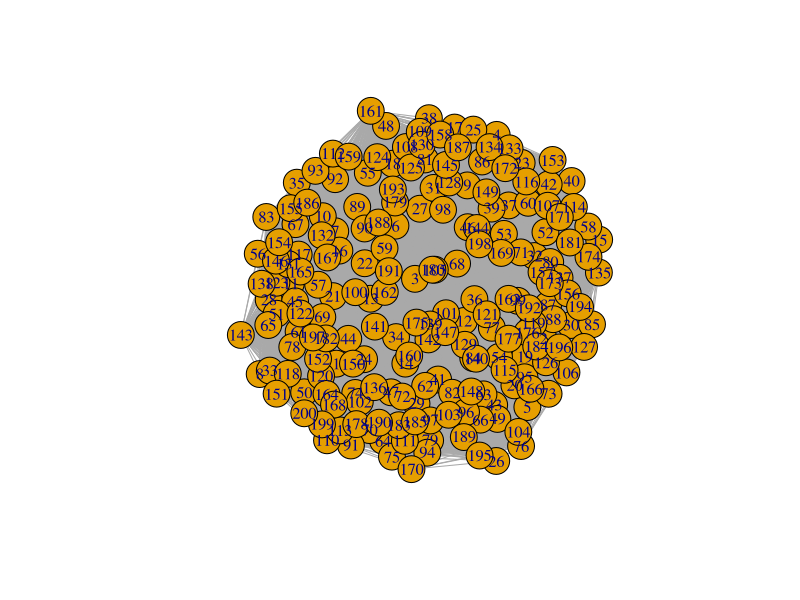
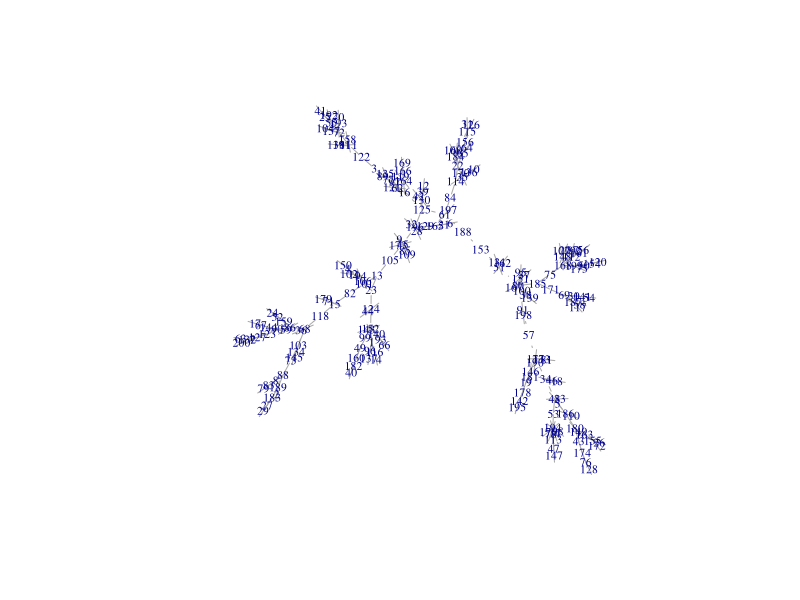

Here is the R script that generated these plots, in order:
####################
#                  #
# Copiar todo esto #
#                  #
####################
# Hecho con gusto por Carla Carolina Pérez Hernández (UAEH)

# T1_04_REDES COMPLEJAS(1) - Visión de redes complejas - parte 1
#para dibujar el espacio-producto
#Hace uso de datos complejos (matrices muy amplias con más de 100 nodos)

# Objetivo: Estimar el Maximum Spanning Tree -árbol de expansión máxima- (asegurar una visión clara del espacio-producto)
# Red troncal: Estructura general de la red: vamos a poder v. redes complejas

### REGLAS DE ACCIÓN ###
# Regla 1: mantener n-1 conexiones como máximo
# es decir, si tenemos 200 nodos, las conexiones serán 199
# Regla 2: Quitar las conexiones con el peso más bajo, nos vamos quedar con las del peso máximo (menos conexiones)
# por lo que se limpiarán los nodos, dando prioridad a los nodos con muchas más conexiones (aristas adyacentes al nodo)
# Regla 3: No crear nodos aislados
# ------------------------------------------------------------------------------------------------------
# En este ejercicio vamos a:
# 1. Usar un matriz hipotetica de datos
# 2. Graficar sus próximos adyacentes


#---------------------------LABORATORIO 10-------------------------
#------------------------------------------------------------------
#Alumna: Ana Grisel Sanjuan Merida


##################################################################
# practica 3: Visión clara del espacio-producto: CASO HIPOTÉTICO #
##################################################################

#¿Cómo crear una visión clara del espacio-producto: árbol de expansión máxima (MST)
#Paquete: Balland, P.A. (2017) Economic Geography in R: Introduction to the EconGeo Package, Paper in Evolution

# 1)la visualización del espacio - producto sea una red conectada: evitar islas de productos aislados. 
# 2)PROBLEMA: tratar de visualizar demasiados enlaces puede crear una complejidad visual innecesaria 
# donde se obstruirán las conexiones más relevantes.
#calculamos el árbol de expansión máxima (MST) de la matriz de proximidad. 
# MST es el conjunto de enlaces que conecta todos los nodos de la red utilizando un número mínimo de conexiones
# y la suma máxima posible de proximidades. 
#Calculamos el MST usando el algoritmo de Kruskal: Básicamente, el algoritmo clasifica los valores de la matriz
# de proximidad en orden descendente y luego incluye enlaces en el MST si y solo si conectan un producto aislado. 
#Por definición, el MST incluye todos los productos, pero el número de enlaces es el mínimo posible.
#Después de seleccionar los enlaces utilizando los criterios mencionados anteriormente, 
# construimos una visualización utilizando un algoritmo de diseño dirigido por la fuerza. 


#crear una matriz aleatoria de 200*200
M <- matrix(runif(200*200, min=0, max=100), ncol=200)
diag(M) <- 0
head (M[,1:6])
dim (M)
#Es una matriz con datos aleatorios
#200 columnas y 200 renglones

#Para graficar
library (igraph)


#grafica la matriz de adyacencias
#Crear objeto llamado g, que es la gráfica de adyaniencia
#El input es la matriz que se acaba de generar
#Es una red no dirigida y el peso es una variable a tomar en cuenta
g <- graph.adjacency(M, mode="undirected" , weighted = TRUE)
plot (g)
#El plot tiene muchas aristas y es difícil de interpretar


#Aplicación de la función Árbol de Expansión Máxima
# para asegurar que las tres reglas se cumplan
#Se multiplica la matriz original por -1 para hacerla negativa e identificar los máximos
M <- -M
head (M[,1:6])
#Se aprecia en el Environment
#En la paquetería de igraph se tiene la función de calcular el ärbol de expansión mínima
# por lo que hacerla negativa me permite obtener el Árbol de Expansión Máxima
#Transforma la matriz en en NEGATIVA y para identificar los máximos

#Graficar
#grafica nueva con matriz negativa, ver el espacio-producto, tecnológico 
g <- graph.adjacency(M, mode="undirected" , weighted = TRUE)

#Calcular árbol de expansión mínima
MST <- minimum.spanning.tree(g)

#Graficar lo que se acaba de hacer
plot (MST, vertex.shape="none", vertex.label.cex=.7)


# matriz de adyacencias (nuevo relacionamiento)
A <- get.adjacency(MST, sparse = F)

# ver las aristas que hay entre los nodos
head(A)

#Exportar resultados para cytoscape o gephi
#VER LAS ARISTAS(PESOS)
#nodos n-1
write.graph(MST,file="g.gml", format="gml")
#Formato legible para cualquier paquetería especializada
#Se guarda en la carpeta específica

